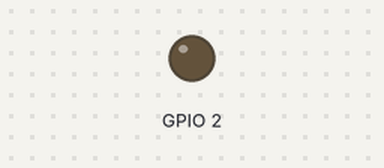
Bench run of a sketch on a simulated ESP8266 (NodeMCU). Parts: output pins drawn as LEDs (lit = HIGH). What the sketch prints to the serial monitor is not drawn.

Above: at 0.05 s.
At 2.6 s:
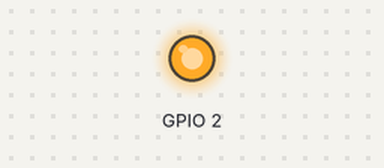
Timing chart, 0 to 6.6 s (numbered marks = the images above):
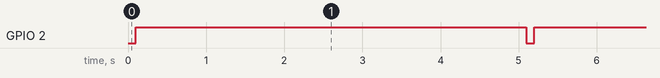

Measured:
- by itself, GPIO 2: alternates HIGH for 5.0 s and LOW for 0.10 s

The sketch:

APmode.ino
```cpp
#include <ESP8266WiFi.h>  // 本程序使用ESP8266WiFi库

const char *ssid = "PSPGO";  // 这里定义将要建立的WiFi名称。此处以"taichi-maker"为示例
                             // 您可以将自己想要建立的WiFi名称填写入此处的双引号中

const char *password = "66666666";  // 这里定义将要建立的WiFi密码。此处以12345678为示例
                                    // 您可以将自己想要使用的WiFi密码放入引号内
                                    // 如果建立的WiFi不要密码，则在双引号内不要填入任何信息

void setup() {
  Serial.begin(9600);  // 启动串口通讯
  pinMode(2, OUTPUT);
  WiFi.softAP(ssid, password);  // 此语句是重点。WiFi.softAP用于启动NodeMCU的AP模式。
                                // 括号中有两个参数，ssid是WiFi名。password是WiFi密码。
                                // 这两个参数具体内容在setup函数之前的位置进行定义。


  Serial.print("Access Point: ");   // 通过串口监视器输出信息
  Serial.println(ssid);             // 告知用户NodeMCU所建立的WiFi名
  Serial.print("IP address: ");     // 以及NodeMCU的IP地址
  Serial.println(WiFi.softAPIP());  // 通过调用WiFi.softAPIP()可以得到NodeMCU的IP地址
}

void loop() {
  digitalWrite(2, LOW);
  delay(100);
  digitalWrite(2, HIGH);
  delay(5000);
}
```
